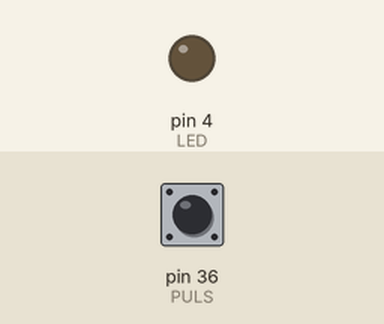
Recording of a sketch running on a simulated Arduino Mega 2560, built with avr-gcc and run on an emulated ATmega2560. Parts: output pins drawn as LEDs (lit = HIGH). Dashed ring = blinking. The test bench sets the inputs (shaded band); at power-on: pin 36 (PULS) HIGH. What the sketch prints to the serial monitor is not drawn.

Above: at 1.2 s.
1.3 s: pin 36 (PULS) pulled LOW for 0.15 s
At 1.7 s:
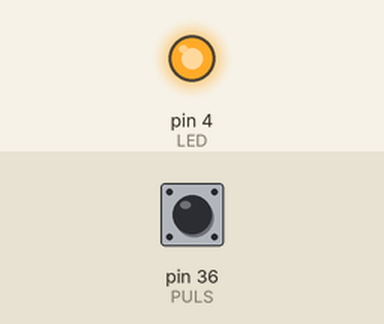
3.3 s: pin 36 (PULS) pulled LOW for 1 s
At 5.7 s:
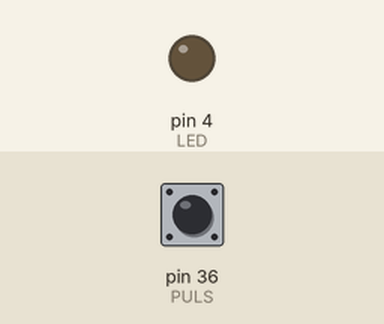
7.3 s: pin 36 (PULS) pulled LOW for 3.2 s
At 7.9 s:
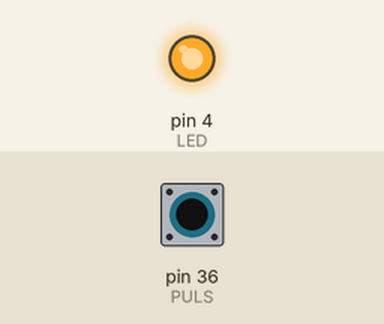
13.5 s: pin 36 (PULS) pulsed LOW 2 times (0.12 s each, 0.3 s apart)
At 15.4 s:
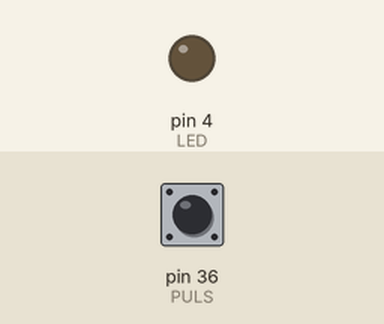
17.1 s: pin 36 (PULS) pulsed LOW 5 times (0.12 s each, 0.3 s apart)
At 19.1 s:
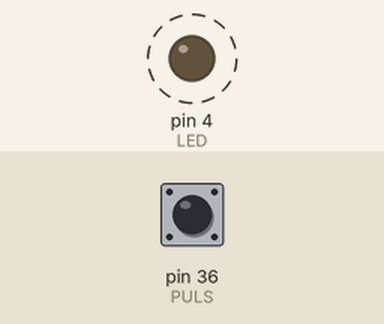
Timing chart, 0 to 20.6 s (numbered marks = the images above; inputs shaded):
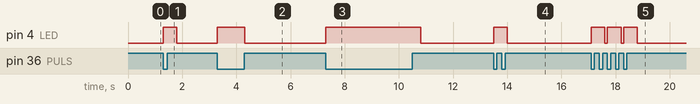

The sketch:

switch.ino
```cpp
#define PULS 36
#define LED 4

void setup() {

  pinMode(PULS, INPUT);
  pinMode(LED, OUTPUT);

  Serial.begin(115200);
}

void loop() {
  if (digitalRead(PULS) == LOW) {
    digitalWrite(LED, HIGH);
    Serial.println("Aplastado");
    delay(500);
  } else {
    digitalWrite(LED, LOW);
    Serial.println("NO Aplastado");
  }
}
```

Measured:
- after the input at 1.3 s, pin 4 (LED): LOW → HIGH at once, → LOW 0.50 s later
- after the input at 3.3 s, pin 4 (LED): LOW → HIGH at once, → LOW 1.0 s later
- after the input at 7.3 s, pin 4 (LED): LOW → HIGH at once, → LOW 3.5 s later
- after the input at 13.5 s, pin 4 (LED): LOW → HIGH at once, → LOW 0.50 s later
- after the input at 17.1 s, pin 4 (LED): alternates HIGH for 0.50 s and LOW for 0.10 s, 6 changes in all, then stays LOW, starting at once
